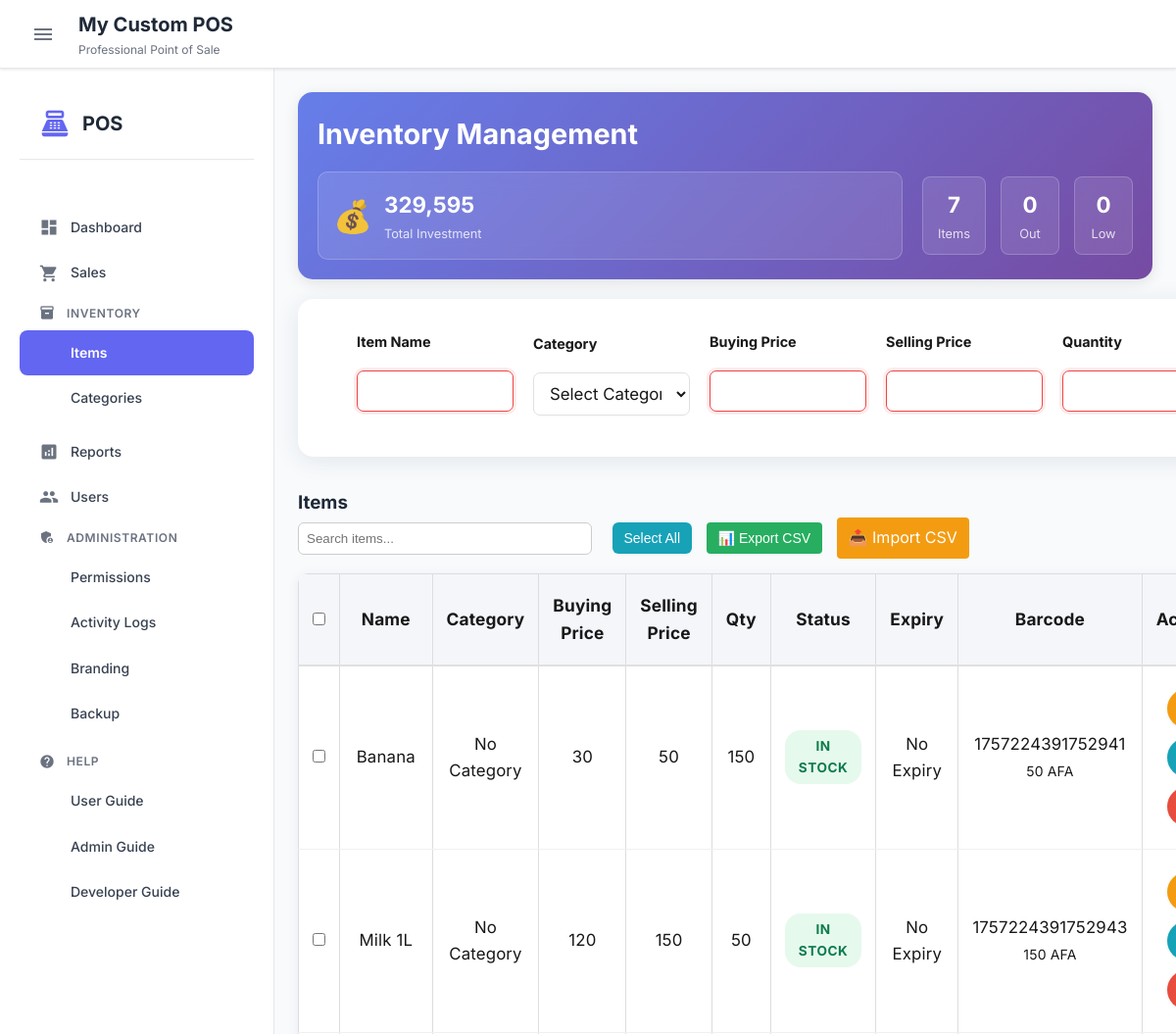
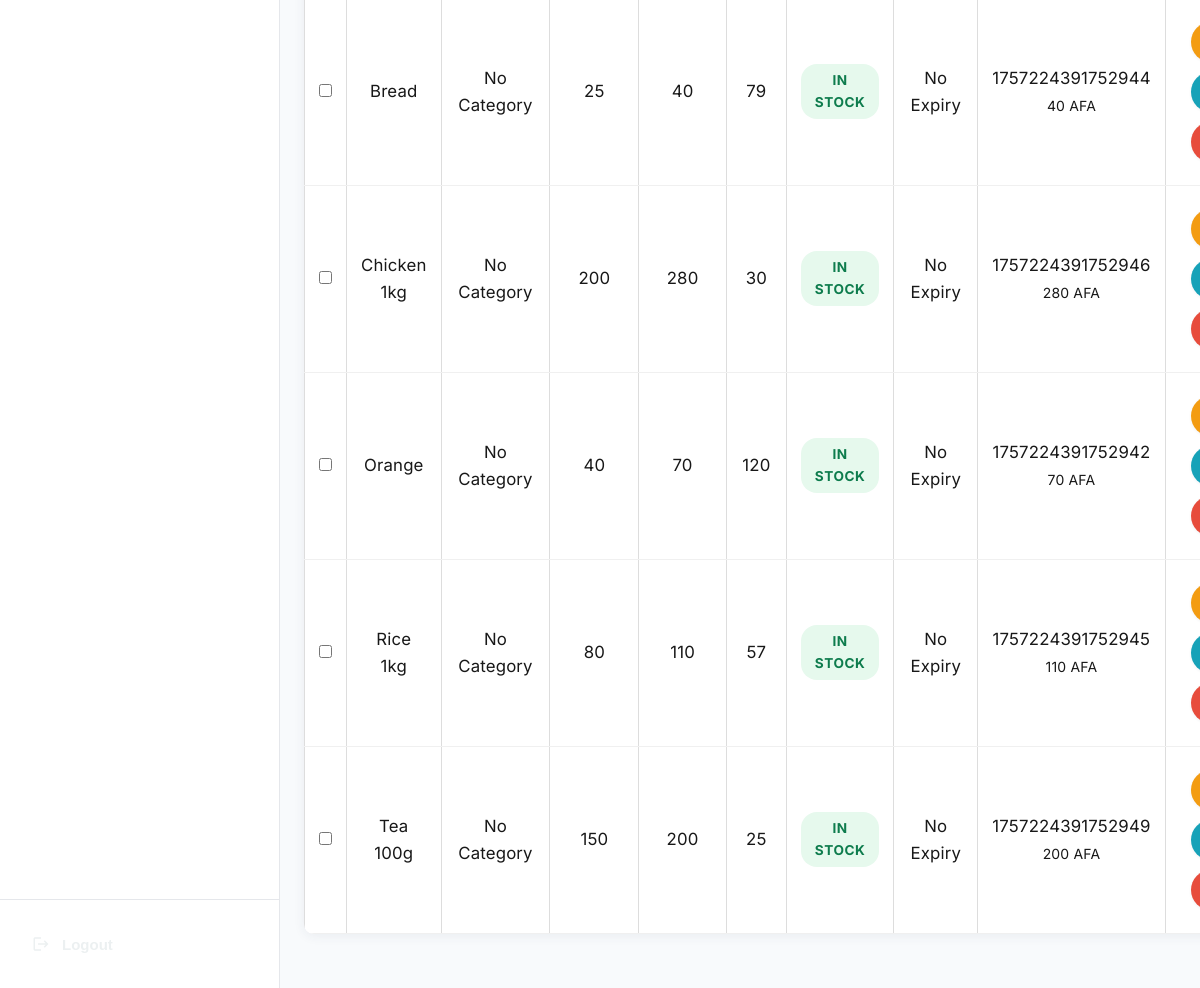
Page /inventory (signed in) on the committed database (2 pictures, top to bottom).
### app.py (models this page shows)
class Branding(db.Model):
    id = db.Column(db.Integer, primary_key=True)
    app_name = db.Column(db.String(100), nullable=False, default='POS System')
    app_subtitle = db.Column(db.String(200), nullable=True, default='Professional Point of Sale')
    business_name = db.Column(db.String(200), nullable=True)
    business_address = db.Column(db.String(500), nullable=True)
    business_phone = db.Column(db.String(50), nullable=True)
    business_email = db.Column(db.String(100), nullable=True)
    tax_id = db.Column(db.String(50), nullable=True)
    primary_color = db.Column(db.String(7), nullable=False, default='#6366f1')  # Hex color
    secondary_color = db.Column(db.String(7), nullable=False, default='#8b5cf6')
    accent_color = db.Column(db.String(7), nullable=False, default='#10b981')
    background_color = db.Column(db.String(7), nullable=False, default='#ffffff')
    text_color = db.Column(db.String(7), nullable=False, default='#1f2937')
    logo_url = db.Column(db.String(500), nullable=True)
    favicon_url = db.Column(db.String(500), nullable=True)
    font_family = db.Column(db.String(100), nullable=False, default='Inter')
    footer_text = db.Column(db.String(500), nullable=True, default='Thank you for your business!')
    receipt_return_policy = db.Column(db.String(500), nullable=True, default='For exchanges/returns, present this receipt within 30 days.')
    receipt_header_title = db.Column(db.String(100), nullable=True, default='RECEIPT')
    receipt_number_label = db.Column(db.String(50), nullable=True, default='Receipt #:')
    date_label = db.Column(db.String(50), nullable=True, default='Date:')
    cashier_label = db.Column(db.String(50), nullable=True, default='Cashier:')
    payment_method_label = db.Column(db.String(50), nullable=True, default='Payment Method:')
    cash_received_label = db.Column(db.String(50), nullable=True, default='Cash Received:')
    change_label = db.Column(db.String(50), nullable=True, default='Change:')
    currency_symbol = db.Column(db.String(10), nullable=True, default='AFA')
    item_header = db.Column(db.String(50), nullable=True, default='Item')
    quantity_header = db.Column(db.String(50), nullable=True, default='Qty')
    amount_header = db.Column(db.String(50), nullable=True, default='Amount')
    subtotal_label = db.Column(db.String(50), nullable=True, default='Subtotal:')
    discount_label = db.Column(db.String(50), nullable=True, default='Discount')
    total_label = db.Column(db.String(50), nullable=True, default='TOTAL:')
    records_message = db.Column(db.String(200), nullable=True, default='Please keep this receipt for your records.')
    powered_by_label = db.Column(db.String(50), nullable=True, default='Powered by')
    version_text = db.Column(db.String(20), nullable=True, default='v1.0')
    created_at = db.Column(db.DateTime, default=lambda: datetime.now(timezone.utc))
    updated_at = db.Column(db.DateTime, default=lambda: datetime.now(timezone.utc), onupdate=lambda: datetime.now(timezone.utc))

class Item(db.Model):
    id = db.Column(db.Integer, primary_key=True)
    name = db.Column(db.String(100), nullable=False)
    buying_price = db.Column(db.Float, nullable=False)
    selling_price = db.Column(db.Float, nullable=False)
    quantity = db.Column(db.Integer, nullable=False)
    barcode = db.Column(db.String(50), unique=True, nullable=False)
    sold_quantity = db.Column(db.Integer, default=0)
    category_id = db.Column(db.Integer, db.ForeignKey('category.id'), nullable=True)
    expiry_date = db.Column(db.Date, nullable=True)
    created_at = db.Column(db.DateTime, default=lambda: datetime.now(timezone.utc))
    @property
    def status(self):
        if self.quantity == 0:
            return "Out of Stock"
        elif self.quantity <= 5:
            return "Low Stock"
        else:
            return "In Stock"
    @property
    def is_expired(self):
        if self.expiry_date:
            return self.expiry_date < datetime.now(timezone.utc).date()
        return False
    @property
    def days_until_expiry(self):
        if self.expiry_date:
            today = datetime.now(timezone.utc).date()
            delta = self.expiry_date - today
            return delta.days
        return None

### app.py (the view, shortened to what this page needs)
@app.route('/inventory', methods=['GET', 'POST'])
@login_required
def inventory():
    if not has_permission(current_user, 'view_inventory'):
        flash('Access denied. You do not have permission to view inventory.', 'error')
        return redirect(url_for('dashboard'))
    form = ItemForm()
    items = Item.query.options(db.joinedload(Item.category)).all()
    categories = Category.query.all()
    return render_template('inventory.html', items=items, form=form, categories=categories)

### templates/inventory.html (shortened to what this page needs)
{% extends "base.html" %}
{% block content %}
<section id="inventory" class="active">
<div class="inventory-header-compact">
    <h2>Inventory Management</h2>
    <div class="inventory-stats-compact">
        <div class="investment-card-compact">
            <div class="investment-icon-compact">💰</div>
            <div class="investment-content-compact">
                <h4>{{ "{:,.0f}".format(items|sum(attribute='buying_price') * items|sum(attribute='quantity')) if items else 0 }}</h4>
                <small>Total Investment</small>
            </div>
        </div>
        <div class="inventory-summary-compact">
            <div class="summary-metric-compact">
                <span class="metric-value-compact">{{ items|length }}</span>
                <span class="metric-label-compact">Items</span>
            </div>
            <div class="summary-metric-compact">
                <span class="metric-value-compact">{{ items|selectattr('quantity', 'equalto', 0)|list|length }}</span>
                <span class="metric-label-compact">Out</span>
            </div>
            <div class="summary-metric-compact">
                <span class="metric-value-compact">{{ items|selectattr('quantity', 'lessthan', 6)|selectattr('quantity', 'greaterthan', 0)|list|length }}</span>
                <span class="metric-label-compact">Low</span>
            </div>
        </div>
    </div>
</div>
<div class="add-item-card">
    <form method="POST" action="{{ url_for('inventory') }}">
        <div class="add-item-single-line">
            <div class="form-group">
                {{ form.name.label }}
                {{ form.name(class="form-control") }}
            </div>
            <div class="form-group">
                <label for="category_id">Category</label>
                <select id="category_id" name="category_id" class="form-control">
                    <option value="">Select Category</option>
                </select>
            </div>
            <div class="form-group">
                {{ form.buying_price.label }}
                {{ form.buying_price(class="form-control") }}
            </div>
            <div class="form-group">
                {{ form.selling_price.label }}
                {{ form.selling_price(class="form-control") }}
            </div>
            <div class="form-group">
                {{ form.quantity.label }}
                {{ form.quantity(class="form-control") }}
            </div>
        </div>
    </form>
</div>
<h3>Items</h3>
<div style="margin-bottom: 10px;">
    <input type="text" id="searchInventory" placeholder="Search items..." style="padding: 8px; width: 60%; max-width: 300px;" />
    <button id="selectAllBtn" onclick="toggleSelectAll()" style="margin-left: 10px; padding: 8px 12px;" class="info">Select All</button>
    <button onclick="exportToCSV()" style="margin-left: 10px; padding: 8px 12px; background: #27ae60; color: white; border: none; border-radius: 4px; cursor: pointer;">
        📊 Export CSV
    </button>
    <label for="csvImport" style="margin-left: 10px; padding: 8px 12px; background: #f39c12; color: white; border-radius: 4px; cursor: pointer; display: inline-block;">
        📤 Import CSV
    </label>
</div>
<table id="inventoryTable" class="modern-table">
    <thead>
        <tr>
            <th><input type="checkbox" id="selectAllCheckbox" onclick="selectAllItems(this.checked)"></th>
            <th>Name</th>
            <th>Category</th>
            <th>Buying Price</th>
            <th>Selling Price</th>
            <th>Qty</th>
            <th>Status</th>
            <th>Expiry</th>
            <th>Barcode</th>
            <th>Actions</th>
        </tr>
    </thead>
    <tbody>
        {% for item in items %}
        <tr>
            <td><input type="checkbox" class="item-checkbox" value="{{ item.id }}" onclick="updateSelectedCount()"></td>
            <td>{{ item.name }}</td>
            <td>{{ item.category.name if item.category else 'No Category' }}</td>
            <td>{{ "{:,.0f}".format(item.buying_price) }}</td>
            <td>{{ "{:,.0f}".format(item.selling_price) }}</td>
            <td>{{ item.quantity }}</td>
            <td>
                <span class="status-badge status-{{ item.status.lower().replace(' ', '-') }}">
                    {{ item.status }}
                </span>
            </td>
            <td>
                {% if item.expiry_date %}
                    {{ item.expiry_date.strftime('%Y-%m-%d') }}
                {% else %}
                    No Expiry
                {% endif %}
            </td>
            <td>
                {{ item.barcode }}<br>
                <small>{{ "{:,.0f}".format(item.selling_price) }} AFA</small>
            </td>
            <td>
                <button onclick="editItem('{{ item.id }}')" class="icon-btn warning" title="Edit Item"><span class="material-icons">edit</span></button>
                <button onclick="printBarcode('{{ item.id }}')" class="icon-btn info" title="Print Barcode"><span class="material-icons">print</span></button>
                <button onclick="confirmDeleteItem('{{ item.id }}')" class="icon-btn danger" title="Delete Item"><span class="material-icons">delete</span></button>
            </td>
        </tr>
        {% endfor %}
    </tbody>
</table>
{% endblock %}

### templates/base.html (shortened to what this page needs)
<!DOCTYPE html>
<html lang="en">
<head>
    <link rel="stylesheet" href="{{ url_for('static', filename='css/style.css') }}">
</head>
<body>
    {% if current_user.is_authenticated %}
    <div class="layout">
        <header class="top-header">
            <div class="header-left">
                <button class="sidebar-toggle" onclick="toggleSidebar()">
                    <span class="material-icons">menu</span>
                </button>
                <div class="brand-info">
                    <h1 class="brand-name">{{ branding.app_name }}</h1>
                    <span class="brand-subtitle">{{ branding.app_subtitle }}</span>
                </div>
            </div>
        </header>
        <aside class="sidebar" id="sidebar">
            <div class="sidebar-header">
                <div class="sidebar-brand">
                    <span class="material-icons sidebar-logo">point_of_sale</span>
                    <span class="sidebar-title">POS</span>
                </div>
            </div>
            <nav class="sidebar-nav">
                {% if current_user.has_permission('view_dashboard') %}
                <a href="{{ url_for('dashboard') }}" class="nav-link {% if request.endpoint == 'dashboard' %}active{% endif %}">
                    <span class="material-icons">dashboard</span>
                    <span class="nav-text">Dashboard</span>
                </a>
                {% endif %}
                {% if current_user.has_permission('process_sales') %}
                <a href="{{ url_for('sales') }}" class="nav-link {% if request.endpoint == 'sales' %}active{% endif %}">
                    <span class="material-icons">shopping_cart</span>
                    <span class="nav-text">Sales</span>
                </a>
                {% endif %}
                {% if current_user.has_permission('view_inventory') %}
                <div class="nav-group">
                    <div class="nav-group-title">
                        <span class="material-icons">inventory</span>
                        <span>Inventory</span>
                    </div>
                    <a href="{{ url_for('inventory') }}" class="nav-link nav-sub {% if request.endpoint == 'inventory' %}active{% endif %}">
                        <span class="nav-text">Items</span>
                    </a>
                    <a href="{{ url_for('categories') }}" class="nav-link nav-sub {% if request.endpoint == 'categories' %}active{% endif %}">
                        <span class="nav-text">Categories</span>
                    </a>
                </div>
                {% endif %}
                {% if current_user.has_permission('view_sales') %}
                <a href="{{ url_for('reports') }}" class="nav-link {% if request.endpoint == 'reports' %}active{% endif %}">
                    <span class="material-icons">analytics</span>
                    <span class="nav-text">Reports</span>
                </a>
                {% endif %}
                {% if current_user.has_permission('manage_users') %}
                <a href="{{ url_for('users') }}" class="nav-link {% if request.endpoint == 'users' %}active{% endif %}">
                    <span class="material-icons">people</span>
                    <span class="nav-text">Users</span>
                </a>
                {% endif %}
                {% if current_user.has_permission('system_admin') %}
                <div class="nav-group">
                    <div class="nav-group-title">
                        <span class="material-icons">admin_panel_settings</span>
                        <span>Administration</span>
                    </div>
                    <a href="{{ url_for('permissions') }}" class="nav-link nav-sub {% if request.endpoint == 'permissions' %}active{% endif %}">
                        <span class="nav-text">Permissions</span>
                    </a>
                    <a href="{{ url_for('activity_logs') }}" class="nav-link nav-sub {% if request.endpoint == 'activity_logs' %}active{% endif %}">
                        <span class="nav-text">Activity Logs</span>
                    </a>
                    <a href="{{ url_for('branding') }}" class="nav-link nav-sub {% if request.endpoint == 'branding' %}active{% endif %}">
                        <span class="nav-text">Branding</span>
                    </a>
                    <a href="{{ url_for('backup') }}" class="nav-link nav-sub {% if request.endpoint == 'backup' %}active{% endif %}">
                        <span class="nav-text">Backup</span>
                    </a>
                </div>
                {% endif %}
                <div class="nav-group">
                    <div class="nav-group-title">
                        <span class="material-icons">help</span>
                        <span>Help</span>
                    </div>
                    <a href="{{ url_for('user_guide') }}" class="nav-link nav-sub {% if request.endpoint == 'user_guide' %}active{% endif %}">
                        <span class="nav-text">User Guide</span>
                    </a>
                    {% if current_user.has_permission('system_admin') %}
                    <a href="{{ url_for('admin_guide') }}" class="nav-link nav-sub {% if request.endpoint == 'admin_guide' %}active{% endif %}">
                        <span class="nav-text">Admin Guide</span>
                    </a>
                    <a href="{{ url_for('developer_guide') }}" class="nav-link nav-sub {% if request.endpoint == 'developer_guide' %}active{% endif %}">
                        <span class="nav-text">Developer Guide</span>
                    </a>
                    {% endif %}
                </div>
            </nav>
            <div class="sidebar-footer">
                <form method="POST" action="{{ url_for('logout') }}" style="width: 100%;">
                    <button type="submit" class="logout-button">
                        <span class="material-icons">logout</span>
                        <span class="logout-text">Logout</span>
                    </button>
                </form>
            </div>
        </aside>
        <main class="content">
            {% block content %}{% endblock %}
        </main>
    </div>
    {% else %}
        {% block login_content %}{% endblock %}
    {% endif %}
</body>
</html>

### rows in the picture
Branding: app_name "My Custom POS", app_subtitle "Professional Point of Sale"
Item: name "Banana", category "No Category", buying_price "30", selling_price "50", quantity "150", status "IN STOCK", shows "No Expiry", barcode "1757224391752941"
Item: name "Milk 1L", category "No Category", buying_price "120", selling_price "150", quantity "50", status "IN STOCK", shows "No Expiry", barcode "1757224391752943"
Item: name "Bread", category "No Category", buying_price "25", selling_price "40", quantity "79", status "IN STOCK", shows "No Expiry", barcode "1757224391752944"
Item: name "Chicken 1kg", category "No Category", buying_price "200", selling_price "280", quantity "30", status "IN STOCK", shows "No Expiry", barcode "1757224391752946"
Item: name "Orange", category "No Category", buying_price "40", selling_price "70", quantity "120", status "IN STOCK", shows "No Expiry", barcode "1757224391752942"
Item: name "Rice 1kg", category "No Category", buying_price "80", selling_price "110", quantity "57", status "IN STOCK", shows "No Expiry", barcode "1757224391752945"
Item: name "Tea 100g", category "No Category", buying_price "150", selling_price "200", quantity "25", status "IN STOCK", shows "No Expiry", barcode "1757224391752949"

### other values in the picture
{{ items|length }} "7"
{{ items|selectattr('quantity', 'equalto', 0)|list|length }} "0"
